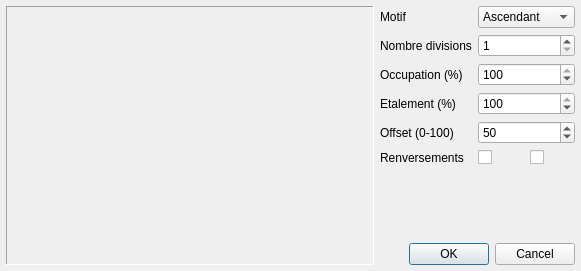
<?xml version="1.0" encoding="UTF-8"?>
<ui version="4.0">
 <class>DialogSpace</class>
 <widget class="QDialog" name="DialogSpace">
  <property name="windowModality">
   <enum>Qt::ApplicationModal</enum>
  </property>
  <property name="geometry">
   <rect>
    <x>0</x>
    <y>0</y>
    <width>581</width>
    <height>271</height>
   </rect>
  </property>
  <property name="windowTitle">
   <string>Spatialisation</string>
  </property>
  <property name="windowIcon">
   <iconset resource="../resources.qrc">
    <normaloff>:/icons/icon</normaloff>:/icons/icon</iconset>
  </property>
  <property name="modal">
   <bool>true</bool>
  </property>
  <layout class="QGridLayout" name="gridLayout_2" columnstretch="100,0,0,0">
   <property name="leftMargin">
    <number>6</number>
   </property>
   <property name="topMargin">
    <number>6</number>
   </property>
   <property name="rightMargin">
    <number>6</number>
   </property>
   <property name="bottomMargin">
    <number>6</number>
   </property>
   <property name="spacing">
    <number>6</number>
   </property>
   <item row="1" column="1">
    <widget class="QLabel" name="label_2">
     <property name="text">
      <string>Nombre divisions</string>
     </property>
    </widget>
   </item>
   <item row="2" column="1">
    <widget class="QLabel" name="label_4">
     <property name="text">
      <string>Occupation (%)</string>
     </property>
    </widget>
   </item>
   <item row="5" column="1">
    <widget class="QLabel" name="label_6">
     <property name="text">
      <string>Renversements</string>
     </property>
    </widget>
   </item>
   <item row="0" column="2" colspan="2">
    <widget class="QComboBox" name="comboMotif">
     <item>
      <property name="text">
       <string>Ascendant</string>
      </property>
     </item>
     <item>
      <property name="text">
       <string>Descendant</string>
      </property>
     </item>
     <item>
      <property name="text">
       <string>Creux</string>
      </property>
     </item>
     <item>
      <property name="text">
       <string>Pointe</string>
      </property>
     </item>
     <item>
      <property name="text">
       <string>Aléatoire</string>
      </property>
     </item>
    </widget>
   </item>
   <item row="7" column="1" colspan="3">
    <widget class="QDialogButtonBox" name="buttonBox">
     <property name="orientation">
      <enum>Qt::Horizontal</enum>
     </property>
     <property name="standardButtons">
      <set>QDialogButtonBox::Cancel|QDialogButtonBox::Ok</set>
     </property>
    </widget>
   </item>
   <item row="3" column="1">
    <widget class="QLabel" name="label_3">
     <property name="text">
      <string>Etalement (%)</string>
     </property>
    </widget>
   </item>
   <item row="5" column="2">
    <widget class="QCheckBox" name="checkSens">
     <property name="maximumSize">
      <size>
       <width>40</width>
       <height>16777215</height>
      </size>
     </property>
     <property name="text">
      <string/>
     </property>
    </widget>
   </item>
   <item row="1" column="2" colspan="2">
    <widget class="QSpinBox" name="spinNbDivision">
     <property name="minimum">
      <number>1</number>
     </property>
     <property name="maximum">
      <number>10</number>
     </property>
    </widget>
   </item>
   <item row="5" column="3">
    <widget class="QCheckBox" name="checkSens2">
     <property name="maximumSize">
      <size>
       <width>40</width>
       <height>16777215</height>
      </size>
     </property>
     <property name="text">
      <string/>
     </property>
    </widget>
   </item>
   <item row="0" column="1">
    <widget class="QLabel" name="label">
     <property name="text">
      <string>&lt;html&gt;&lt;head/&gt;&lt;body&gt;&lt;p&gt;Motif&lt;/p&gt;&lt;/body&gt;&lt;/html&gt;</string>
     </property>
    </widget>
   </item>
   <item row="4" column="1">
    <widget class="QLabel" name="label_5">
     <property name="text">
      <string>Offset (0-100)</string>
     </property>
    </widget>
   </item>
   <item row="3" column="2" colspan="2">
    <widget class="QSpinBox" name="spinEtalement">
     <property name="maximum">
      <number>100</number>
     </property>
     <property name="value">
      <number>100</number>
     </property>
    </widget>
   </item>
   <item row="4" column="2" colspan="2">
    <widget class="QSpinBox" name="spinOffset">
     <property name="maximum">
      <number>100</number>
     </property>
     <property name="value">
      <number>50</number>
     </property>
    </widget>
   </item>
   <item row="2" column="2" colspan="2">
    <widget class="QSpinBox" name="spinOccupation">
     <property name="maximum">
      <number>100</number>
     </property>
     <property name="value">
      <number>100</number>
     </property>
    </widget>
   </item>
   <item row="0" column="0" rowspan="8">
    <widget class="QFrame" name="frame_3">
     <property name="frameShape">
      <enum>QFrame::Panel</enum>
     </property>
     <property name="frameShadow">
      <enum>QFrame::Sunken</enum>
     </property>
     <layout class="QVBoxLayout" name="verticalLayout_4">
      <property name="leftMargin">
       <number>0</number>
      </property>
      <property name="topMargin">
       <number>0</number>
      </property>
      <property name="rightMargin">
       <number>0</number>
      </property>
      <property name="bottomMargin">
       <number>0</number>
      </property>
      <item>
       <widget class="GraphSpace" name="grapheSpace" native="true">
        <property name="sizePolicy">
         <sizepolicy hsizetype="Expanding" vsizetype="Preferred">
          <horstretch>0</horstretch>
          <verstretch>0</verstretch>
         </sizepolicy>
        </property>
       </widget>
      </item>
     </layout>
    </widget>
   </item>
   <item row="6" column="1">
    <spacer name="verticalSpacer">
     <property name="orientation">
      <enum>Qt::Vertical</enum>
     </property>
     <property name="sizeHint" stdset="0">
      <size>
       <width>20</width>
       <height>40</height>
      </size>
     </property>
    </spacer>
   </item>
  </layout>
 </widget>
 <customwidgets>
  <customwidget>
   <class>GraphSpace</class>
   <extends>QWidget</extends>
   <header>dialog_space.h</header>
   <container>1</container>
  </customwidget>
 </customwidgets>
 <resources>
  <include location="../resources.qrc"/>
 </resources>
 <connections>
  <connection>
   <sender>buttonBox</sender>
   <signal>accepted()</signal>
   <receiver>DialogSpace</receiver>
   <slot>accept()</slot>
   <hints>
    <hint type="sourcelabel">
     <x>248</x>
     <y>254</y>
    </hint>
    <hint type="destinationlabel">
     <x>157</x>
     <y>274</y>
    </hint>
   </hints>
  </connection>
  <connection>
   <sender>buttonBox</sender>
   <signal>rejected()</signal>
   <receiver>DialogSpace</receiver>
   <slot>reject()</slot>
   <hints>
    <hint type="sourcelabel">
     <x>316</x>
     <y>260</y>
    </hint>
    <hint type="destinationlabel">
     <x>286</x>
     <y>274</y>
    </hint>
   </hints>
  </connection>
  <connection>
   <sender>comboMotif</sender>
   <signal>currentIndexChanged(int)</signal>
   <receiver>DialogSpace</receiver>
   <slot>motifChanged(int)</slot>
   <hints>
    <hint type="sourcelabel">
     <x>370</x>
     <y>22</y>
    </hint>
    <hint type="destinationlabel">
     <x>206</x>
     <y>101</y>
    </hint>
   </hints>
  </connection>
  <connection>
   <sender>spinNbDivision</sender>
   <signal>valueChanged(int)</signal>
   <receiver>DialogSpace</receiver>
   <slot>nbDivChanged(int)</slot>
   <hints>
    <hint type="sourcelabel">
     <x>370</x>
     <y>53</y>
    </hint>
    <hint type="destinationlabel">
     <x>206</x>
     <y>101</y>
    </hint>
   </hints>
  </connection>
  <connection>
   <sender>spinEtalement</sender>
   <signal>valueChanged(int)</signal>
   <receiver>DialogSpace</receiver>
   <slot>etalementChanged(int)</slot>
   <hints>
    <hint type="sourcelabel">
     <x>370</x>
     <y>84</y>
    </hint>
    <hint type="destinationlabel">
     <x>206</x>
     <y>101</y>
    </hint>
   </hints>
  </connection>
  <connection>
   <sender>spinOccupation</sender>
   <signal>valueChanged(int)</signal>
   <receiver>DialogSpace</receiver>
   <slot>occupationChanged(int)</slot>
   <hints>
    <hint type="sourcelabel">
     <x>370</x>
     <y>115</y>
    </hint>
    <hint type="destinationlabel">
     <x>206</x>
     <y>101</y>
    </hint>
   </hints>
  </connection>
  <connection>
   <sender>spinOffset</sender>
   <signal>valueChanged(int)</signal>
   <receiver>DialogSpace</receiver>
   <slot>offsetChanged(int)</slot>
   <hints>
    <hint type="sourcelabel">
     <x>370</x>
     <y>146</y>
    </hint>
    <hint type="destinationlabel">
     <x>206</x>
     <y>101</y>
    </hint>
   </hints>
  </connection>
  <connection>
   <sender>checkSens</sender>
   <signal>stateChanged(int)</signal>
   <receiver>DialogSpace</receiver>
   <slot>sensChanged(int)</slot>
   <hints>
    <hint type="sourcelabel">
     <x>355</x>
     <y>162</y>
    </hint>
    <hint type="destinationlabel">
     <x>206</x>
     <y>107</y>
    </hint>
   </hints>
  </connection>
  <connection>
   <sender>checkSens2</sender>
   <signal>stateChanged(int)</signal>
   <receiver>DialogSpace</receiver>
   <slot>sens2Changed(int)</slot>
   <hints>
    <hint type="sourcelabel">
     <x>510</x>
     <y>173</y>
    </hint>
    <hint type="destinationlabel">
     <x>271</x>
     <y>113</y>
    </hint>
   </hints>
  </connection>
 </connections>
 <slots>
  <slot>motifChanged(int)</slot>
  <slot>nbDivChanged(int)</slot>
  <slot>etalementChanged(int)</slot>
  <slot>occupationChanged(int)</slot>
  <slot>offsetChanged(int)</slot>
  <slot>sensChanged(int)</slot>
  <slot>sens2Changed(int)</slot>
 </slots>
</ui>
